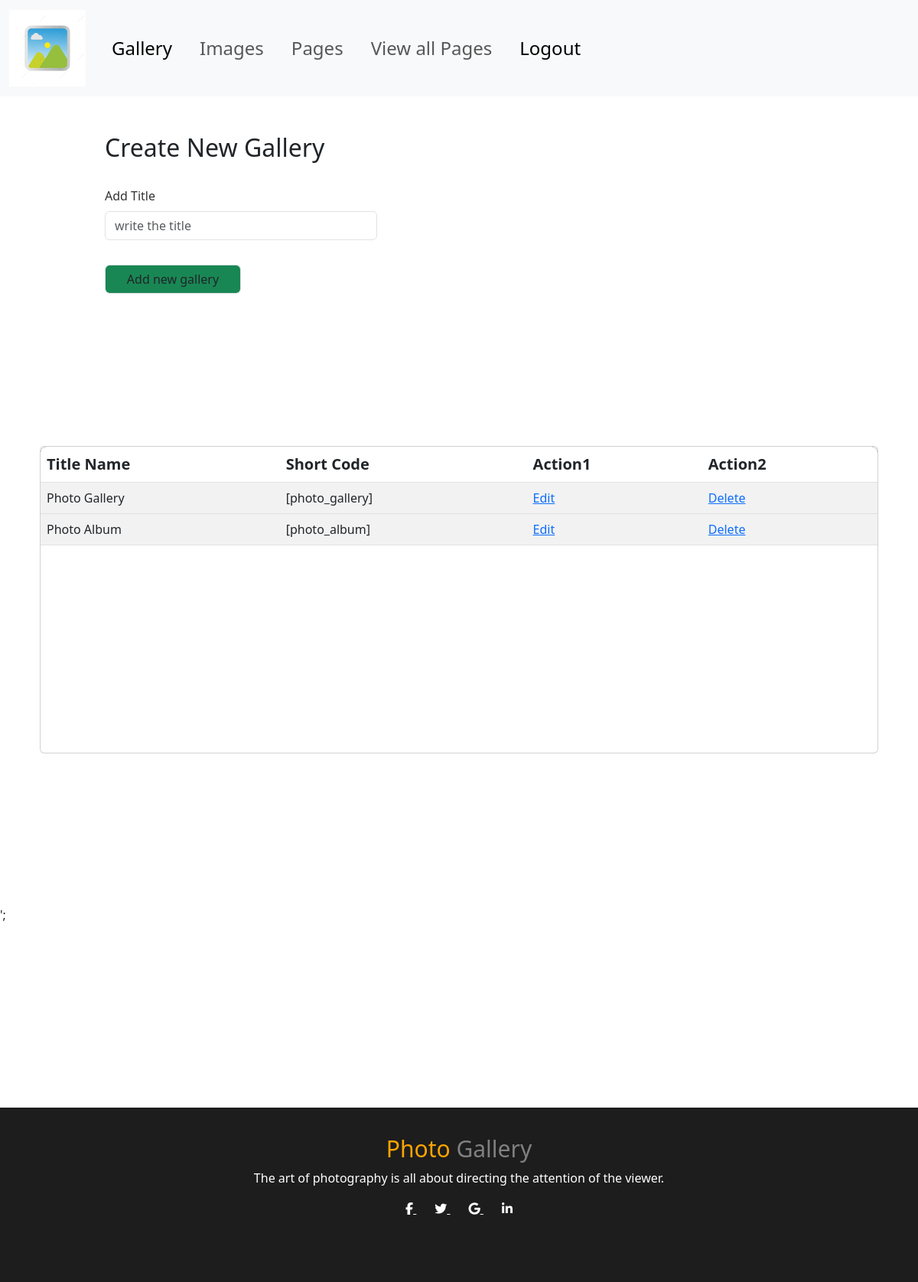
Screenshot of /admin/profile.php (signed in) with the database file from the repository.
### tables this page shows
CREATE TABLE `album` (
  `id` int(100) NOT NULL,
  `title` varchar(200) NOT NULL,
  `short_code` varchar(200) NOT NULL
);

### admin/profile.php (the view, shortened to what this page needs)
<?php
require_once 'header.php';
include 'check_login.php';
   $result_table="";
    $sql = "SELECT * FROM album";
    $result = mysqli_query($link , $sql);
    if(mysqli_num_rows($result)>0){
      $result_table.= '
      <section class="intro">
      <div class="h-100">
        <div class="mask d-flex align-items-center h-100">
          <div class="container">
            <div class="row justify-content-center">
              <div class="col-12">
                <div class="card">
                  <div class="card-body p-0">
                    <div class="table-responsive table-scroll" data-mdb-perfect-scrollbar="true" style="position: relative; height: 400px">
                      <table class="table table-striped mb-0">
                        <thead style="background-color: #002d72;">
                        <tr>
                        <th>Title Name</th>
                        <th>Short Code</th>
                        <th>Action1</th>
                        <th>Action2</th>
                        </tr>
                        </thead>';
      while($row = mysqli_fetch_array($result)){
          $result_table .= '
          <tbody>
          <tr>
          <td>'.$row['title'].'</td>
          <td>'.$row['short_code'].'</td>
          <td><a href="edit_album.php?title_id='.$row['id'].'">Edit</a></td>
          <td><a href="delete_album.php?title_id='.$row['id'].'">Delete</a></td>
         </tr>
          </tbody>';
      }
      $result_table .= "
          </table>
          </div>
        </div>
      </div>
    </div>
    </div>
    </div>
    </div>
    </div>
    </section>';";
  }
  else{
    $result_table = '<div class="alert alert-danger ">No record found</div>';
  }
?>
<section class="vh-10">
  <div class="container h-custom">
    <div class="row d-flex h-100">
      <div class="col-md-8 col-lg-6 col-xl-4 offset-xl-1 mt-5">
        <h2>Create New Gallery</h2>
        <form method="post" action="">
          <br>
          <div class="form-outline mb-4">
            <label class="form-label" for="form3Example3">Add Title</label>
            <input type="text" placeholder="write the title" class="form-control" name="title">
          </div>
          <div class="text-center text-lg-start mt-4 pt-2">
            <input type="submit" name="submit" class="w-50 form-control bg-success" value="Add new gallery">
          </div>
        </form>
      </div>
    </div>
  </div>
</section>
<?php echo $result_table; ?>
<?php
require_once 'footer.php';
?>

### styles/style.css (style rules this page uses)
.h-custom { height: calc(100% - 73px); }

### styles/style_post.css (style rules this page uses)
body { font-family: 'Lato', sans-serif; }
label { color: #333; }
.card { margin-left: 10px; margin-right: 10px; }

### styles/style_table.css (style rules this page uses)
html, body, .intro { height: 100%; }
table td, table th { text-overflow: ellipsis; white-space: nowrap; overflow: hidden; }
thead th { color: #fff; }
.card { border-radius: .5rem; }
.table-scroll { border-radius: .5rem; }
.table-scroll table thead th { font-size: 1.25rem; }
thead { top: 0; position: sticky; }

### rows the page displays
album: title "Photo Gallery", short_code "[photo_gallery]"
album: title "Photo Album", short_code "[photo_album]"
